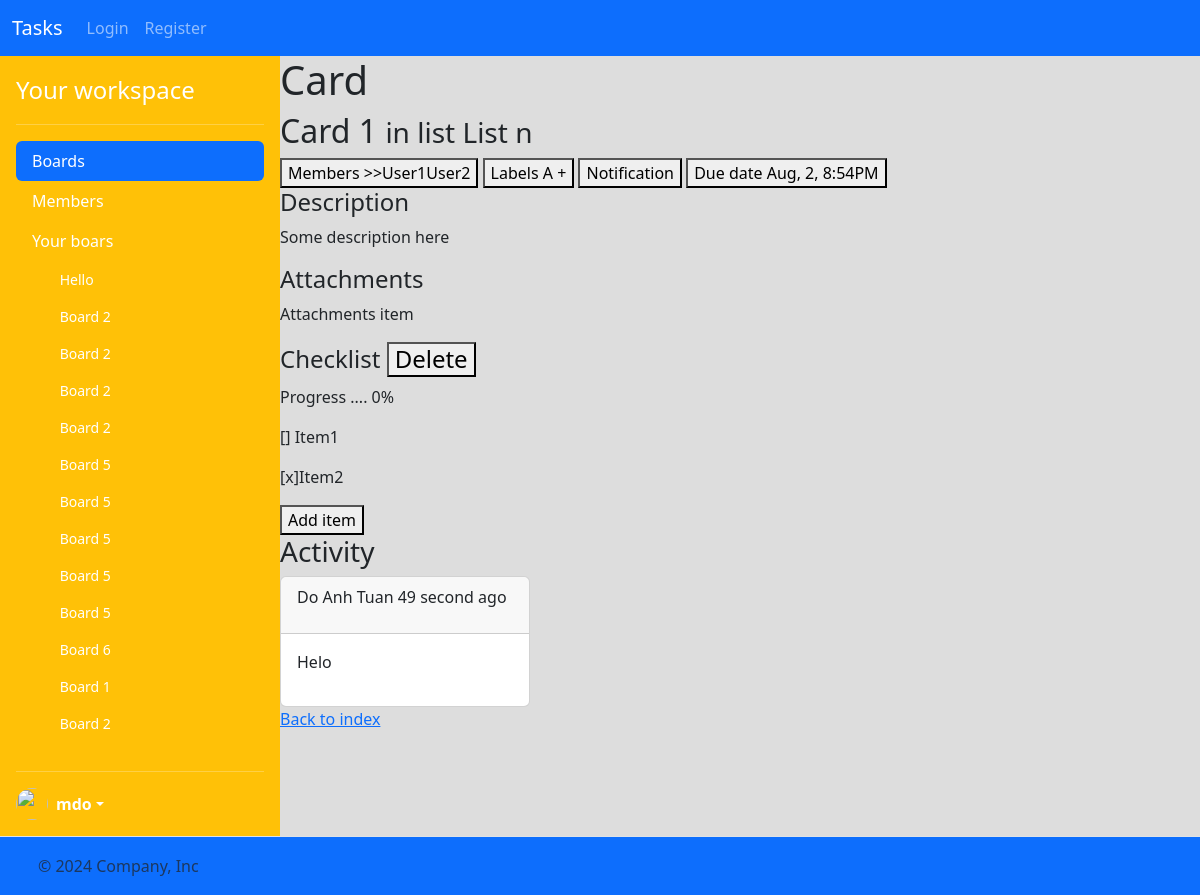
The app's page /cards/45 with its own data.
### task/models.py (models this page shows)
class Board(models.Model):
    name = models.CharField(max_length=256)
    description = models.CharField(max_length=256)
    members = models.ManyToManyField(User, related_name="boards")
    created_at = models.DateTimeField(auto_now_add=True)

class Card(models.Model):
    list = models.ForeignKey("List", on_delete=models.CASCADE, related_name="cards")
    labels = models.ManyToManyField("Label", related_name="cards")
    attachments = models.ManyToManyField("Attachment", related_name="cards")
    description = models.CharField(max_length=256)
    due_date = models.DateTimeField(null=True, blank=True)
    position = models.DecimalField(max_digits=10, decimal_places=2)
    created_at = models.DateTimeField(auto_now_add=True)

class List(models.Model):
    board = models.ForeignKey("Board", on_delete=models.CASCADE, related_name="lists")
    name = models.CharField(max_length=256)
    position = models.DecimalField(max_digits=10, decimal_places=2)
    created_at = models.DateTimeField(auto_now_add=True)

### task/views.py (the view)
# urls.py: path("cards/<int:card_id>", views.card, name="card"),
@csrf_exempt
def card(request, card_id):
    card = Card.objects.filter(id=card_id).first()
    if card is None:
        return JsonResponse({"messag": "Card does not exist!"}, status=400)
    return render(
        request, "task/card.html", {"card": card, "boards": Board.objects.all()}
    )

### task/templates/task/card.html (shortened to what this page needs)
{% extends "task/layout.html" %}
{% block main %}
<h1>Card</h1>
<h2>{{ card.description }} <small>in list <span class="text-grey">{{ card.list.name }}</span></small></h2>
<div>
    <button>Members >><span>User1</span><span>User2</span></button>
    <button>Labels A +</button>
    <button>Notification</button>
    <button>Due date Aug, 2, 8:54PM</button>
</div>
<h4>Description</h4>
<p>Some description here</p>
<h4>Attachments</h4>
<div>
    <p>Attachments item</p>
</div>
<h4>Checklist <button>Delete</button></h4>
<p>Progress .... 0%</p>
<p>[] Item1</p>
<p>[x]Item2</p>
<button>Add item</button>
<h3>Activity</h3>
<div class="card" style="max-width: 250px;">
    <div class="card-header">
        <p>Do Anh Tuan <span>49 second ago</spam></p>
    </div>
    <div class="card-body">
        <p>Helo</p>
    </div>
</div>
<div>
    <a href={% url 'index' %}>Back to index</a>
</div>
</div>
{% endblock %}

### task/templates/task/layout.html (shortened to what this page needs)
<!DOCTYPE html>
{% load static %}
<html lang="en">
    <head>
        <link href="https://cdn.jsdelivr.net/npm/bootstrap@5.3.3/dist/css/bootstrap.min.css" rel="stylesheet">
        <link href="{% static 'styles.css' %}" rel="stylesheet">
    </head>
    <body>
        <header>
            <nav class="navbar navbar-expand-lg bg-primary"  data-bs-theme="dark">
                <div class="container-fluid">
                  <a class="navbar-brand" href="{% url 'index' %}">Tasks</a>
                  <div class="collapse navbar-collapse" id="navbarSupportedContent">
                    <ul class="navbar-nav me-auto mb-2 mb-lg-0">
                        {% if user.is_authenticated %}
                      <li class="nav-item">
                        <a class="nav-link active" aria-current="page" href="{% url 'index' %}">Home</a>
                      </li>
                      <li class="nav-item">
                        <a class="nav-link" href="{% url 'create_board' %}">Create</a>
                      </li>
                      <li class="nav-item dropdown">
                        <a class="nav-link dropdown-toggle" href="#" role="button" data-bs-toggle="dropdown" aria-expanded="false">
                          {{ user.username }}
                        </a>
                        <ul class="dropdown-menu">
                          <li><a class="dropdown-item" href="{% url 'profile' %}">Profile</a></li>
                          <li><a class="dropdown-item" href="{% url 'logout' %}">Logout</a></li>
                          {% comment %} <li><a class="dropdown-item" href="#">Another action</a></li>
                          <li><hr class="dropdown-divider"></li>
                          <li><a class="dropdown-item" href="#">Something else here</a></li> {% endcomment %}
                        </ul>
                      </li>
                      {% comment %} <li class="nav-item">
                        <a class="nav-link disabled" aria-disabled="true">Disabled</a>
                      </li> {% endcomment %}
                    </ul>
                    <form class="d-flex" role="search">
                      <input class="form-control me-2" type="search" placeholder="Search" aria-label="Search">
                      <button class="btn btn-outline-success" type="submit">Search</button>
                    </form>
                    {% else %}
                      <li class="nav-item">
                        <a class="nav-link" href="{% url 'create_board' %}">Login</a>
                      </li>
                      <li class="nav-item">
                        <a class="nav-link" href="{% url 'create_board' %}">Register</a>
                      </li>
                      {% endif %}
                  </div>
                </div>
              </nav>
        </header>
        <main>
            <div class="d-flex flex-nowrap">
                <div class="d-flex flex-column flex-shrink-0 p-3 text-white bg-warning" style="width: 280px;">
                    <a href="/" class="d-flex align-items-center mb-3 mb-md-0 me-md-auto text-white text-decoration-none">
                      <span class="fs-4">Your workspace</span>
                    </a>
                    <hr>
                    <ul class="nav nav-pills flex-column mb-auto">
                      <li class="nav-item">
                        <a href="#" class="nav-link active" aria-current="page">
                          Boards
                        </a>
                      </li>
                      <li>
                        <a href="#" class="nav-link text-white">
                          Members
                        </a>
                      </li>
                      <li class="mb-1">
                        <button  class="nav-link text-white collapsed" data-bs-toggle="collapse" data-bs-target="#home-collapse" aria-expanded="true">
                            Your boars
                            </button>
                            <div class="collapse show" id="home-collapse">
                            <ul class="btn-toggle-nav list-unstyled fw-normal pb-1 small" style="max-height: 490px;
    overflow-y: auto;">
                                {% for board in boards %}
                                <li>
                                    <a href="{% url 'board' board.id %}" class="nav-link text-white">
                                      <svg class="bi me-2" width="16" height="16"><use xlink:href="#speedometer2"></use></svg>
                                      {{ board.name }}
                                    </a>
                                  </li>
                                  {% endfor %}
                            </ul>
                            </div>
                      </li>
                    </ul>
                    <hr>
                    <div class="dropdown">
                      <a href="#" class="d-flex align-items-center text-white text-decoration-none dropdown-toggle" id="dropdownUser1" data-bs-toggle="dropdown" aria-expanded="false">
                        <img src="https://github.com/mdo.png" alt="" width="32" height="32" class="rounded-circle me-2">
                        <strong>mdo</strong>
                      </a>
                    </div>
                </div>
                <div style="width: 100%; background: #DDD;">
                    {% block main %}{% endblock %}
                </div>
        </main>
        <footer class="d-flex flex-wrap justify-content-between align-items-center py-3 border-top bg-primary">
            <div class="col-md-4 d-flex align-items-center">
              <a href="/" class="mb-3 me-2 mb-md-0 text-body-secondary text-decoration-none lh-1">
                <svg class="bi" width="30" height="24"><use xlink:href="#bootstrap"></use></svg>
              </a>
              <span class="mb-3 mb-md-0 text-body-secondary">© 2024 Company, Inc</span>
            </div>
            <ul class="nav col-md-4 justify-content-end list-unstyled d-flex">
              <li class="ms-3"><a class="text-body-secondary" href="#"><svg class="bi" width="24" height="24"><use xlink:href="#twitter"></use></svg></a></li>
              <li class="ms-3"><a class="text-body-secondary" href="#"><svg class="bi" width="24" height="24"><use xlink:href="#instagram"></use></svg></a></li>
              <li class="ms-3"><a class="text-body-secondary" href="#"><svg class="bi" width="24" height="24"><use xlink:href="#facebook"></use></svg></a></li>
            </ul>
          </footer>
    </body>
</html>

### records on screen
Board: name "Hello"
Board: name "Board 2"
Board: name "Board 2"
Board: name "Board 2"
Board: name "Board 2"
Board: name "Board 5"
Board: name "Board 5"
Board: name "Board 5"
Board: name "Board 5"
Board: name "Board 5"
Board: name "Board 6"
Board: name "Board 1"
Board: name "Board 2"
Card: description "Card 1", list.name "List n"
